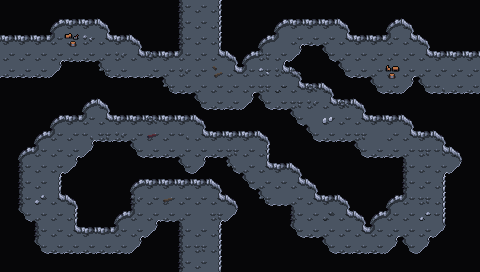

A 2D game scene composited from a Tiled map and its tileset images. What follows is a short description and the map's XML, with each tile layer's data collapsed to a summary:
An orthogonal 30x17 tile map with 16x16 px tiles, 5 tile layers (Collision, Background, Background 2, Walls, ...), 2 tilesets and 8 objects.

<map version="1.10" tiledversion="1.10.1" orientation="orthogonal" renderorder="right-down" width="30" height="17" tilewidth="16" tileheight="16" infinite="0" nextlayerid="8" nextobjectid="68">
 <editorsettings>
  <export target="wastetown..tmx" format="tmx" />
 </editorsettings>
 <tileset firstgid="1" source="../../../../../common/maps/tileset/main.tsx" />
 <tileset firstgid="10113" source="../../../../../common/maps/tileset/buildings.tsx" />
 <layer id="6" name="Collision" width="30" height="17">
  <data>[510 cells, 0 non-empty, 0 distinct tile ids]</data>
 </layer>
 <layer id="1" name="Background" width="30" height="17">
  <data>[510 cells, 510 non-empty, 1 distinct tile ids]</data>
 </layer>
 <layer id="7" name="Background 2" width="30" height="17">
  <data>[510 cells, 493 non-empty, 2 distinct tile ids]</data>
 </layer>
 <layer id="2" name="Walls" width="30" height="17">
  <data>[510 cells, 451 non-empty, 13 distinct tile ids]</data>
 </layer>
 <layer id="3" name="Clutter" width="30" height="17">
  <properties>
   <property name="spriteLayer" type="bool" value="true" />
  </properties>
  <data>[510 cells, 39 non-empty, 14 distinct tile ids]</data>
 </layer>
 <objectgroup id="4" name="Objects">
  <object id="60" template="../../../../../common/maps/obj/door_up.tx" x="192.102" y="272.145">
   <properties>
    <property name="teleport" value="../AvatarEdited/maps/map/cave/cave_multilevel_2/cave_18.tmx" />
    <property name="teleportObjectId" value="59" />
   </properties>
  </object>
  <object id="61" template="../../../../../common/maps/obj/door_down.tx" x="192.462" y="17.2541">
   <properties>
    <property name="teleport" value="../AvatarEdited/maps/map/cave/cave_multilevel_2/cave_18N.tmx" />
    <property name="teleportObjectId" value="60" />
   </properties>
  </object>
  <object id="62" template="../../../../../common/maps/obj/door_left.tx" x="464.545" y="82.0692">
   <properties>
    <property name="teleport" value="../AvatarEdited/maps/map/cave/cave_multilevel_2/cave_18E.tmx" />
    <property name="teleportObjectId" value="60" />
   </properties>
  </object>
  <object id="63" template="../../../../../common/maps/obj/door_right.tx" x="0.333333" y="76.3333" width="27" height="28">
   <properties>
    <property name="teleport" value="../AvatarEdited/maps/map/cave/cave_multilevel_2/cave_18W.tmx" />
    <property name="teleportObjectId" value="60" />
   </properties>
  </object>
  <object id="64" template="../../../../../common/maps/obj/enemy.tx" x="180" y="151">
   <properties>
    <property name="enemy" value="Red Beast" />
    <property name="threatRange" type="int" value="50" />
    <property name="waypoints" value="67,65,66,65" />
   </properties>
  </object>
  <object id="65" template="../../../../../common/maps/obj/waypoint.tx" x="243" y="160" />
  <object id="66" template="../../../../../common/maps/obj/waypoint.tx" x="299" y="214" />
  <object id="67" template="../../../../../common/maps/obj/waypoint.tx" x="132" y="140" />
 </objectgroup>
</map>
